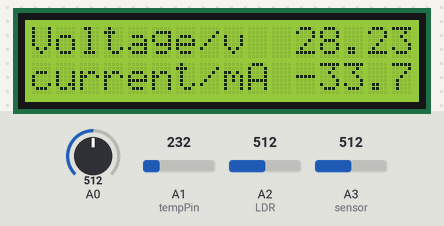
A sketch run on a simulated Arduino Uno, built with avr-gcc and run on an emulated ATmega328P. On the bench: 16×2 character LCD. The test bench sets the inputs (shaded band); at power-on: A1 (tempPin) = 232, A0 = 512, A3 (sensor) = 512, A2 (LDR) = 512.

Above: at 1.3 s.
1.4 s: A1 (tempPin) set to 250
At 9.6 s:
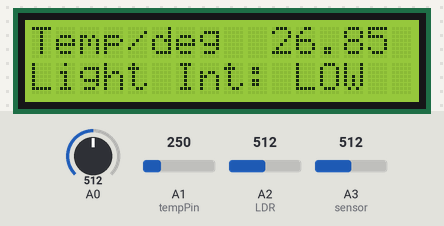
13.7 s: A0 set to 716
At 25.5 s:
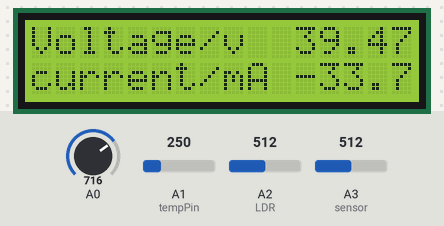
25.8 s: A3 (sensor) set to 716
At 36.8 s:
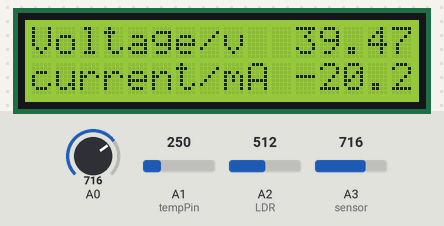
37.9 s: A1 (tempPin) set to 266
At 46.4 s:
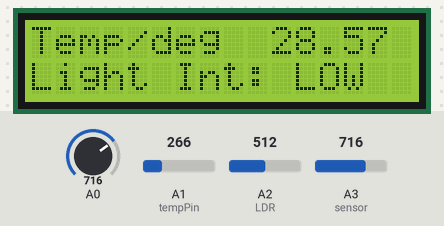
49.9 s: A0 set to 910
At 61.3 s:
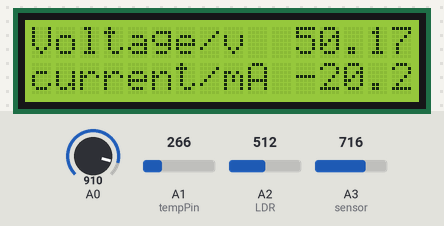
62.0 s: A3 (sensor) set to 910
At 73.5 s:
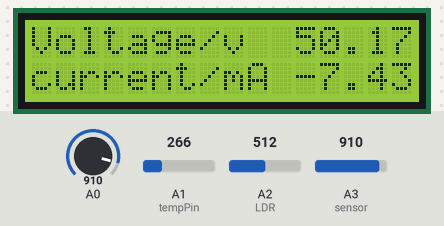
Timing chart, 0 to 75.0 s (numbered marks = the images above; inputs shaded):
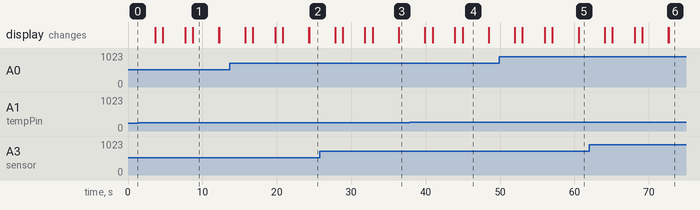

The sketch:

solar_monitoring_project.ino
```cpp
#include <Wire.h>
#include <LiquidCrystal_I2C.h>

LiquidCrystal_I2C lcd(0x27,16,2);


  float tempC;
  int reading;
  int tempPin = A1;

void setup() {

 lcd.init();                      // initialize the lcd
  lcd.init();
  // Print a message to the LCD.
  lcd.backlight();
  lcd.setCursor(0,0);

  Serial.begin(9600);
}

// the loop routine runs over and over again forever:
void loop() {

  float average = 0.00;
  int light_int = analogRead(A2); //LDR assignment

  int sensorValue = analogRead(A0);

  // Convert the analog reading (which goes from 0 - 1023) to a voltage (0 - 5V):
  float voltage = sensorValue * (56.40 / 1023.0);


  lcd.print("Voltage/v");
  lcd.setCursor(11,0);
  lcd.print(voltage);


//delay(1000);

 //for(int i = 0; i < 1000; i++) {
        average = average + (.066 * analogRead(A3)-67.49);//resolution of the Current sensor;


   //     delay(1);

  //}
  //delay(2000);
  lcd.setCursor(0,1);
  lcd.print("current/mA");
  lcd.setCursor(11,1);
  lcd.print(average);
  delay(3500);
  lcd.clear();

  delay(1000);
  lcd.print("Wattage/mW");
  lcd.setCursor(11,0);
  lcd.print(average * voltage);
  delay(3000);
  lcd.clear();

  analogReference(INTERNAL);
  reading = analogRead(tempPin);
  tempC = reading / 9.31;// Temperature sensor calibration

  delay(1000);
  lcd.print("Temp/deg");
  lcd.setCursor(10,0);
  lcd.print(tempC);
//  lcd.clear();

  if (light_int > 900)
  {
    lcd.setCursor(0,1);
    lcd.print("Light Int: ");
  lcd.setCursor(11,1);
  lcd.print("HIGH");
    } else {
      lcd.setCursor(0,1);
    lcd.print("Light Int: ");
  lcd.setCursor(11,1);
  lcd.print("LOW");

      }
  delay(3500);
  lcd.clear();

}
```

Measured:
- what the display in image 1 shows lasts 3.5 s, from 8.7 s to 12.2 s
